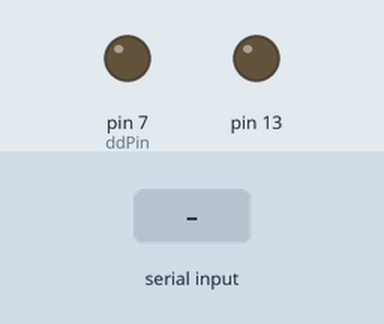
This sketch was run on a simulated Arduino Uno, built with avr-gcc and run on an emulated ATmega328P. On the bench: output pins drawn as LEDs (lit = HIGH). The test bench sets the inputs (shaded band). What the sketch prints to the serial monitor is not drawn.

Above: at 0.2 s.
At 1.8 s:
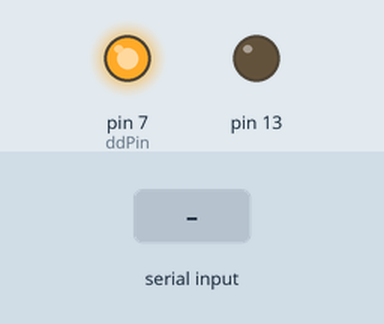
1.9 s: "1" received over the second serial link
Timing chart, 0 to 4.9 s (numbered marks = the images above; inputs shaded):
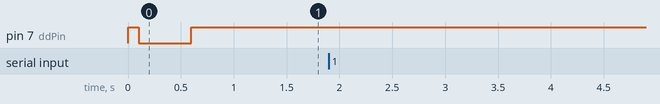

Measured:
- after the input at 1.9 s, every drawn part: stays the same

The sketch:

roombaPassSerial.ino
```cpp
#include <SoftwareSerial.h>
SoftwareSerial pinSerial(5, 6); //rx,tx
int ddPin = 7;

void setup() {
  pinMode(ddPin,  OUTPUT);
  pinMode(13, OUTPUT);
  Serial.begin(57600); // PC serial
  while (!Serial){
    ; // wait for serial port to connect. Needed for native USB port only
  }
  pinSerial.begin(57600);
  startRoomba();

}

void loop() {
  // Send PC data to roomba
  if (Serial.available() > 0) {
    pinSerial.print(Serial.read()); // send received data as binary data to Roomba
  }

  // Send received data back to PC
  if (pinSerial.available() > 0) {
    Serial.print(pinSerial.read());

  }
}

void startRoomba(){
  //Use Device Detect to wake Roomba
  digitalWrite(ddPin, HIGH);
  delay(100);
  digitalWrite(ddPin, LOW);
  delay(500);
  digitalWrite(ddPin, HIGH);
}
```
